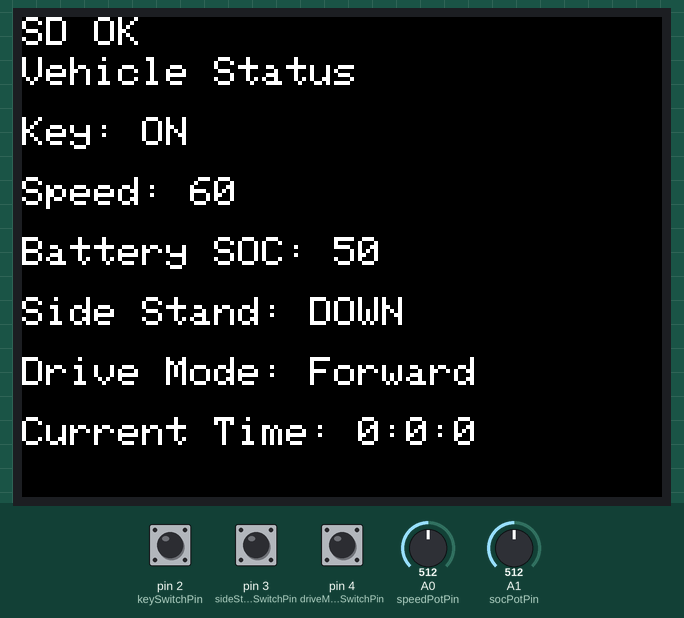
A sketch run on a simulated Arduino Uno, built with avr-gcc and run on an emulated ATmega328P. Parts: 320×240 colour display. Inputs (shaded band) come from the test bench; at power-on: pin 2 (keySwitchPin) LOW, pin 3 (sideStandSwitchPin) HIGH, pin 4 (driveModeSwitchPin) HIGH, A0 (speedPotPin) = 512, A1 (socPotPin) = 512. Storage starts empty.

Above: at 1.4 s.
1.5 s: pin 2 (keySwitchPin) pulled HIGH for 0.15 s
At 1.74 s:
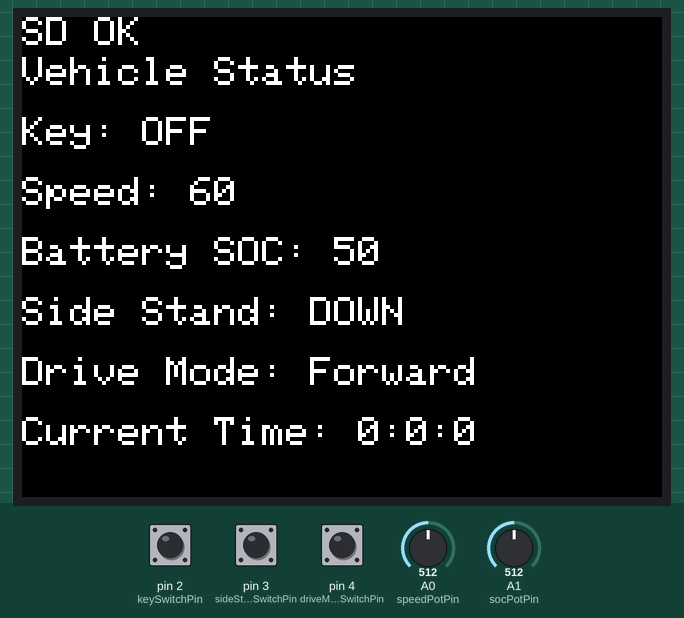
4.6 s: pin 3 (sideStandSwitchPin) pulled LOW for 0.15 s
At 4.83 s:
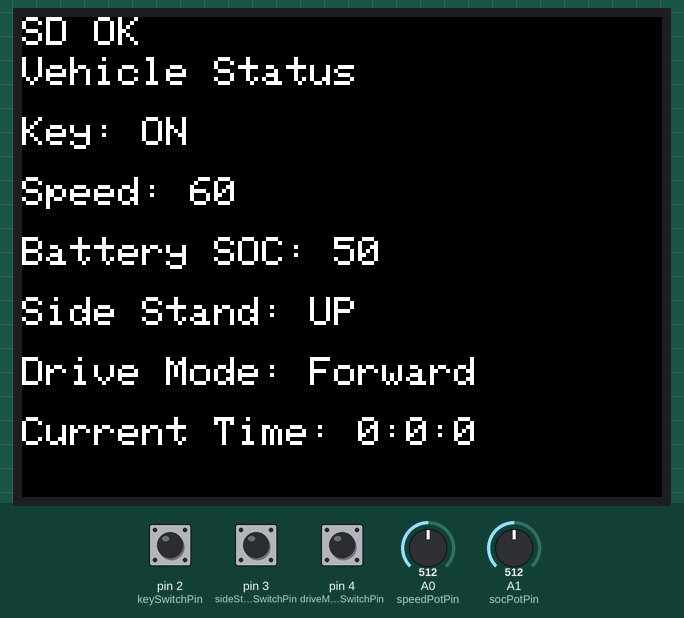
7.7 s: pin 4 (driveModeSwitchPin) pulled LOW for 0.15 s
At 7.93 s:
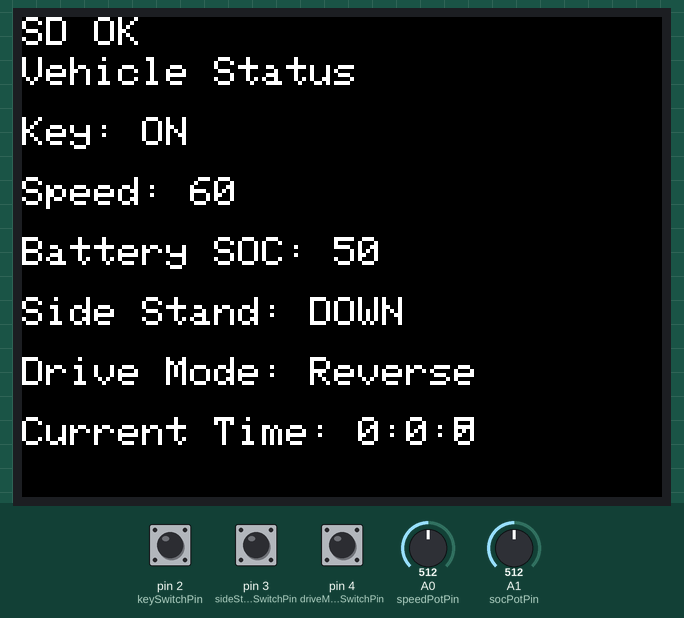
10.8 s: A0 (speedPotPin) set to 716
At 12.3 s:
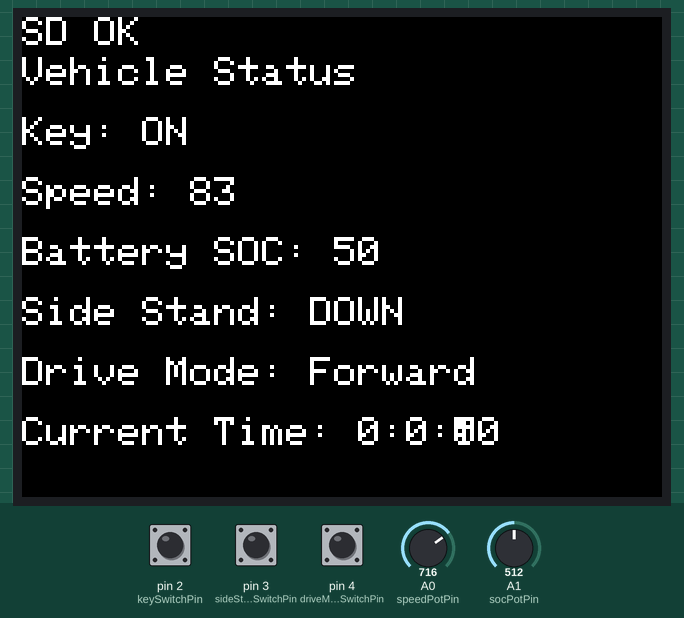
13.8 s: A1 (socPotPin) set to 306
At 16.3 s:
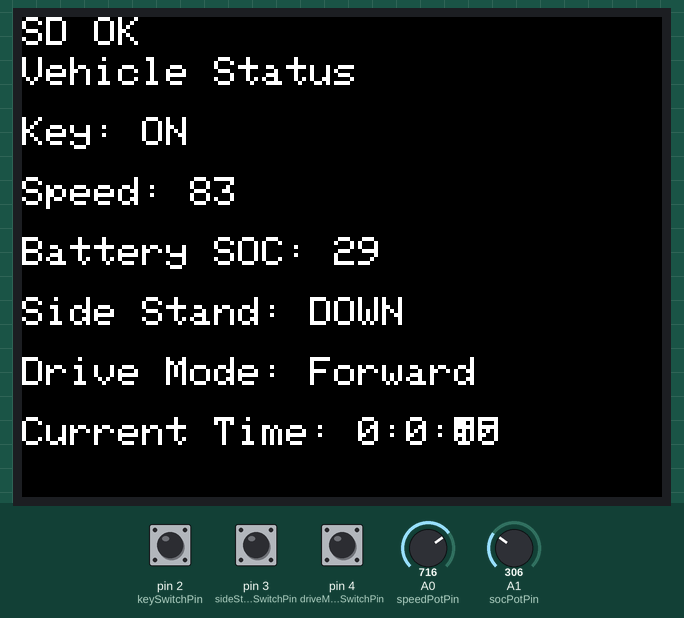
16.6 s: pin 2 (keySwitchPin) pulled HIGH for 1 s
At 17.2 s:
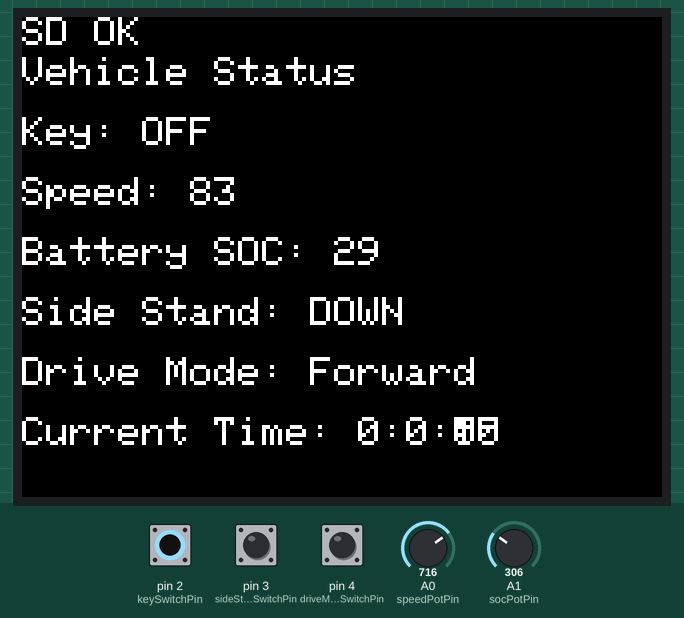
Timing chart, 0 to 19.6 s (numbered marks = the images above; inputs shaded):
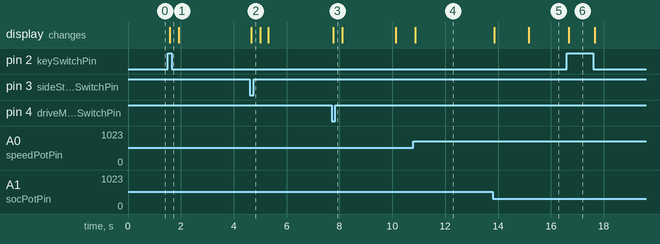

The sketch:

sketch.ino
```cpp
#include <SPI.h>
#include <SD.h>
#include <Adafruit_GFX.h>
#include <Adafruit_ILI9341.h>
#include <TimeLib.h>

#define TFT_CS 9
#define TFT_RST 8
#define TFT_DC 7
#define SD_CS 10

Adafruit_ILI9341 tft = Adafruit_ILI9341(TFT_CS, TFT_DC, TFT_RST);
File dataFile;

const int keySwitchPin = 2;
const int sideStandSwitchPin = 3;
const int driveModeSwitchPin = 4;
const int speedPotPin = A0;
const int socPotPin = A1;

int speed = 0;
bool key = false;
int batterySOC = 100;
bool sideStand = false;
String driveMode = "Forward";
time_t currentTime;

int prevSpeed = -1;
int prevBatterySOC = -1;
bool prevKey = false;
bool prevSideStand = false;
String prevDriveMode = "Forward";

void setup() {
    Serial.begin(9600);
    tft.begin();
    tft.setRotation(3);
    tft.fillScreen(ILI9341_BLACK);

    pinMode(keySwitchPin, INPUT_PULLUP);
    pinMode(sideStandSwitchPin, INPUT_PULLUP);
    pinMode(driveModeSwitchPin, INPUT_PULLUP);

    if (!SD.begin(SD_CS)) {
        tft.setTextColor(ILI9341_RED);
        tft.setTextSize(2);
        tft.setCursor(0, 0);
        tft.println("SD init failed!");
        return;
    }

    tft.setTextColor(ILI9341_WHITE);
    tft.setTextSize(2);
    tft.setCursor(0, 0);
    tft.println("SD OK");
    displayHeader();
}

void loop() {
    static unsigned long lastUpdate = 0;
    if (millis() - lastUpdate >= 5000) {
        updateValues();
        lastUpdate = millis();
    }

    key = (digitalRead(keySwitchPin) == LOW);
    sideStand = (digitalRead(sideStandSwitchPin) == LOW);
    driveMode = (digitalRead(driveModeSwitchPin) == LOW) ? "Reverse" : "Forward";
    speed = map(analogRead(speedPotPin), 0, 1023, 0, 120);
    batterySOC = map(analogRead(socPotPin), 0, 1023, 0, 100);

    displayValues();
}

void updateValues() {
    currentTime = now();
    dataFile = SD.open("data.txt", FILE_WRITE);

    if (dataFile) {
        dataFile.print("Key: ");
        dataFile.print(key ? "ON" : "OFF");
        dataFile.print(", Speed: ");
        dataFile.print(speed);
        dataFile.print(", Battery SOC: ");
        dataFile.print(batterySOC);
        dataFile.print(", Side Stand: ");
        dataFile.print(sideStand ? "UP" : "DOWN");
        dataFile.print(", Drive Mode: ");
        dataFile.print(driveMode);
        dataFile.print(", Current Time: ");
        dataFile.print(hour(currentTime));
        dataFile.print(":");
        dataFile.print(minute(currentTime));
        dataFile.print(":");
        dataFile.print(second(currentTime));
        dataFile.println();
        dataFile.close();
    } else {
        tft.setTextColor(ILI9341_RED);
        tft.setCursor(0, 200);
        tft.println("Error opening file");
    }
}

void displayHeader() {
    tft.setTextColor(ILI9341_WHITE);
    tft.setTextSize(2);
    tft.setCursor(0, 20);
    tft.print("Vehicle Status");
}

void displayValues() {
    tft.setTextSize(2);
    tft.fillRect(0, 50, 240, 150, ILI9341_BLACK);

    tft.setCursor(0, 50);
    tft.print("Key: ");
    tft.println(key ? "ON" : "OFF");

    tft.setCursor(0, 80);
    tft.print("Speed: ");
    tft.println(speed);

    tft.setCursor(0, 110);
    tft.print("Battery SOC: ");
    tft.println(batterySOC);

    tft.setCursor(0, 140);
    tft.print("Side Stand: ");
    tft.println(sideStand ? "UP" : "DOWN");

    tft.setCursor(0, 170);
    tft.print("Drive Mode: ");
    tft.println(driveMode);

    tft.setCursor(0, 200);
    tft.print("Current Time: ");
    tft.print(hour(currentTime));
    tft.print(":");
    tft.print(minute(currentTime));
    tft.print(":");
    tft.println(second(currentTime));
}
```

Measured:
- after the input at 1.5 s, the display: changes after 0.07 s (image 1)
- after the input at 4.6 s, the display: changes after 0.06 s (image 2)
- after the input at 7.7 s, the display: changes after 0.06 s (image 3)
- after the input at 10.8 s, the display: changes after 0.07 s (image 4)
- after the input at 16.6 s, the display: changes after 0.08 s (image 6)
